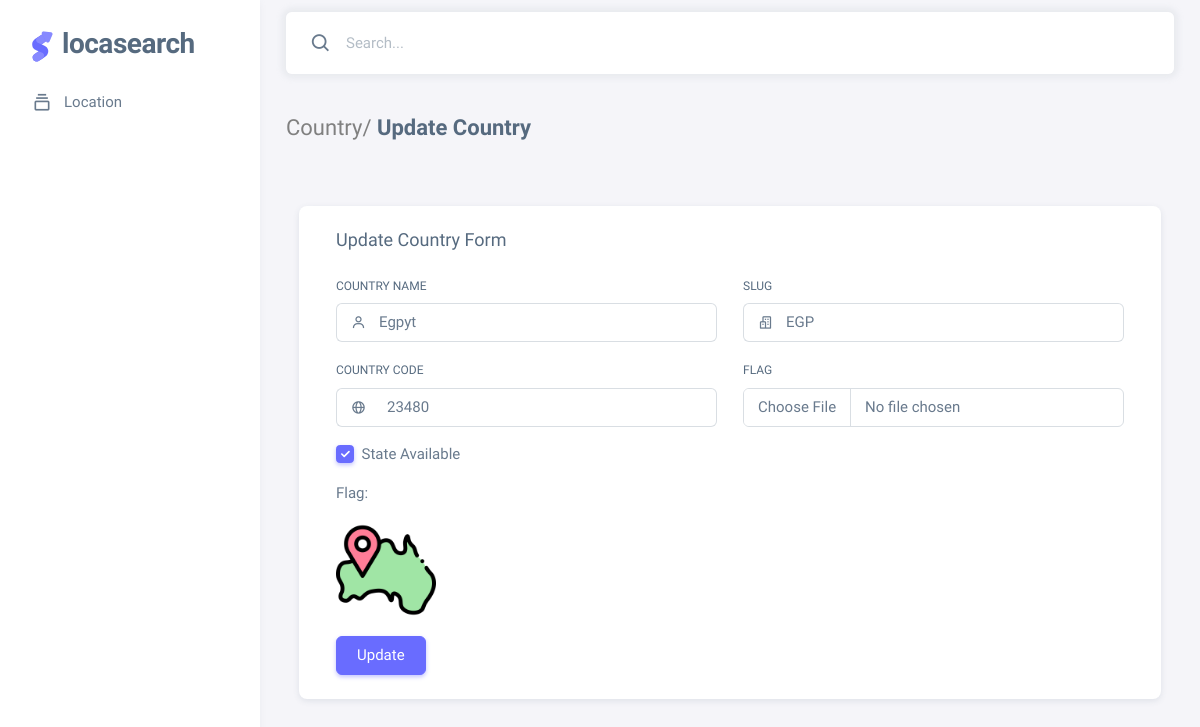
Screenshot of /countupdate/EGP/ with the database file from the repository.
### Country/models.py (models this page shows, shortened)
class Base(models.Model):
    is_active = models.BooleanField(default=True)
    Created_date = models.DateTimeField(auto_now_add=True)
    Updated_date = models.DateTimeField(auto_now=True)
    uuid = models.UUIDField(default=uuid.uuid4)
    class Meta:
        abstract = True

class Country(Base):
    name = models.CharField(max_length=100)
    slug = models.SlugField(unique=True)
    code = models.CharField(max_length=10, unique=True)
    flag = models.ImageField(upload_to='flag')
    is_state_available = models.BooleanField(default=True)

### Country/views.py (the view, shortened to what this page needs)
# urls.py: path('countupdate/<str:slug>/',UpdateCountry.as_view(), name='countupdate'),
class UpdateCountry(View):
    def get(self, request, slug=None):
        countryobj = Country.objects.get(slug = slug)
        context = {'countryobj': countryobj}
        return render(request, 'html/countupdate.html', context)

### template/html/countupdate.html (shortened to what this page needs)
{% extends 'html/base.html' %}
{% load static %}
{% block content %}
  <div class="content-wrapper">
    <div class="container-xxl flex-grow-1 container-p-y">
      <h4 class="fw-bold py-3 mb-4">
        <span class="text-muted fw-light"><a href="{% url 'country' %}" style="color: grey;">Country/</a></span> Update Country
      </h4>
      <div class="container-fluid flex-grow-1 container-p-y">
        <div class="row">
          <div class="card mb-4">
            <div class="card-header d-flex justify-content-between align-items-center">
              <h5 class="mb-0"> Update Country Form</h5>
            </div>
            <div class="card-body">
              <form action="{% url 'countupdate' countryobj.slug %}" enctype="multipart/form-data" method="post">
                <div class="row mb-3">
                  <div class="col-md-6">
                    <label class="form-label" for="basic-icon-default-fullname">Country Name</label>
                    <div class="input-group input-group-merge">
                      <span id="basic-icon-default-fullname2" class="input-group-text">
                        <i class="bx bx-user"></i>
                      </span>
                      <input type="text" class="form-control" id="basic-icon-default-fullname" value="{{countryobj.name}}" placeholder="India" name="country_name"/>
                    </div>
                  </div>
                  <div class="col-md-6">
                    <label class="form-label" for="basic-icon-default-company">Slug</label>
                    <div class="input-group input-group-merge">
                      <span id="basic-icon-default-company2" class="input-group-text">
                        <i class="bx bx-buildings"></i>
                      </span>
                      <input type="text" id="basic-icon-default-company" class="form-control" value="{{countryobj.slug}}" placeholder="Slug"  name="slug" />
                    </div>
                  </div>
                </div>
                <div class="row mb-3">
                  <div class="col-md-6">
                    <label class="form-label" for="basic-icon-default-email">Country Code</label>
                    <div class="input-group input-group-merge">
                      <span class="input-group-text">
                        <i class="bx bx-globe me-2"></i>
                      </span>
                      <input type="text" id="basic-icon-default-email" class="form-control" value="{{countryobj.code}}" placeholder="Code" name="code"/>
                    </div>
                  </div>
                  <div class="col-md-6">
                    <label for="formFile" class="form-label">Flag</label>
                    <input class="form-control" type="file" id="formFile" value="{{countryobj.flag}}" name="flag">
                  </div>
                </div>
                <div class="form-check mt-3 mb-3">
                  <input class="form-check-input" type="checkbox" value="1" id="defaultCheck1" value="{{countryobj.state_available}}" name="state_available" {% if countryobj.is_state_available %}checked{% endif %}>
                  <label class="form-check-label" for="state_available"> State Available</label>
                </div>
                <div class="mb-3">
                  <p>Flag:</p>
                  <img src="{{countryobj.flag.url}}" alt="flag" height="100px">
                </div>
                <button type="submit" class="btn btn-primary">Update</button>
              </form>
            </div>
          </div>
        </div>
      </div>
    </div>
{% endblock %}

### rows the page displays
Country: country_name "Egpyt", slug "EGP", code "23480", is_state_available "☑", flag (picture)
